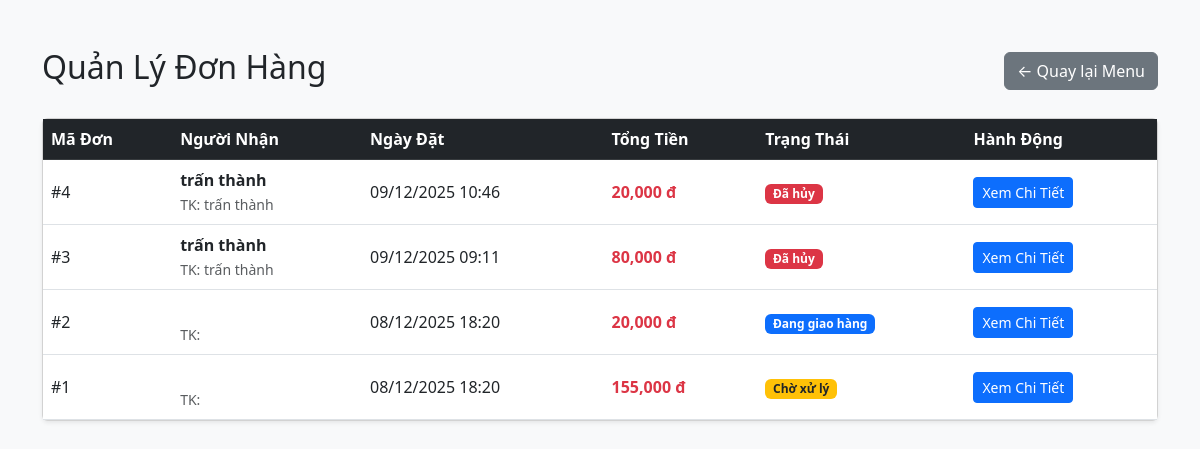
/admin/manage_orders.php (signed in), run on the app's committed database.
### tables this page shows
CREATE TABLE IF NOT EXISTS `orders` (
  `id` int NOT NULL AUTO_INCREMENT,
  `user_id` int DEFAULT NULL,
  `fullname` varchar(100) NOT NULL,
  `phone` varchar(20) NOT NULL,
  `address` varchar(255) NOT NULL,
  `total_price` decimal(10,0) DEFAULT NULL,
  `status` varchar(50) DEFAULT 'Pending',
  `created_at` timestamp NULL DEFAULT CURRENT_TIMESTAMP,
  PRIMARY KEY (`id`),
  KEY `user_id` (`user_id`)
);

CREATE TABLE IF NOT EXISTS `users` (
  `id` int NOT NULL AUTO_INCREMENT,
  `username` varchar(50) NOT NULL,
  `phone` varchar(20) DEFAULT NULL,
  `password` varchar(255) NOT NULL,
  `fullname` varchar(100) DEFAULT NULL,
  `full_name` varchar(100) DEFAULT NULL,
  `email` varchar(100) DEFAULT NULL,
  `role` tinyint DEFAULT '0',
  `created_at` timestamp NULL DEFAULT CURRENT_TIMESTAMP,
  `is_locked` tinyint DEFAULT '0' COMMENT '0: Hoạt động, 1: Bị khóa',
  PRIMARY KEY (`id`)
);

### admin/manage_orders.php (the view, shortened to what this page needs)
<?php
include '../includes/db.php';
$sql = "SELECT orders.*, users.fullname as user_account_name
        FROM orders
        LEFT JOIN users ON orders.user_id = users.id
        ORDER BY orders.id DESC";
try {
    $stmt = $conn->query($sql);
    $orders = $stmt->fetchAll();
} catch (PDOException $e) {
    $orders = [];
    echo "<script>alert('Lỗi tải danh sách đơn hàng!');</script>";
}
?>
<!DOCTYPE html>
<html lang="vi">
<head>
    <link href="https://cdn.jsdelivr.net/npm/bootstrap@5.3.0/dist/css/bootstrap.min.css" rel="stylesheet">
</head>
<body class="bg-light">
    <div class="container mt-5">
        <div class="d-flex justify-content-between align-items-center mb-4">
            <h2>Quản Lý Đơn Hàng</h2>
            <a href="index.php" class="btn btn-secondary">← Quay lại Menu</a>
        </div>
        <div class="card shadow-sm">
            <table class="table table-hover align-middle mb-0">
                <thead class="table-dark">
                    <tr>
                        <th>Mã Đơn</th>
                        <th>Người Nhận</th>
                        <th>Ngày Đặt</th>
                        <th>Tổng Tiền</th>
                        <th>Trạng Thái</th>
                        <th>Hành Động</th>
                    </tr>
                </thead>
                <tbody>
                    <?php if (count($orders) > 0): ?>
                        <?php foreach ($orders as $row):
                            $status = $row['status'];
                            $badge_color = 'bg-secondary';
                            $status_text = $status;
                            switch ($status) {
                                case 'Pending':
                                    $badge_color = 'bg-warning text-dark'; $status_text = 'Chờ xử lý'; break;
                                case 'Shipping':
                                    $badge_color = 'bg-primary'; $status_text = 'Đang giao hàng'; break;
                                case 'Cancelled':
                                    $badge_color = 'bg-danger'; $status_text = 'Đã hủy'; break;
                            }
                        ?>
                        <tr>
                            <td>#<?php echo $row['id']; ?></td>
                            <td>
                                <b><?php echo $row['fullname']; ?></b><br>
                                <small class="text-muted">TK: <?php echo $row['user_account_name']; ?></small>
                            </td>
                            <td><?php echo date('d/m/Y H:i', strtotime($row['created_at'])); ?></td>
                            <td class="fw-bold text-danger"><?php echo number_format($row['total_price']); ?> đ</td>
                            <td><span class="badge <?php echo $badge_color; ?>"><?php echo $status_text; ?></span></td>
                            <td>
                                <button type="button" class="btn btn-sm btn-primary" onclick="alert('Chức năng xem chi tiết đang phát triển hoặc chưa có file order_details.php')">Xem Chi Tiết</button>
                            </td>
                        </tr>
                        <?php endforeach; ?>
                    <?php else: ?>
                        <tr><td colspan="6" class="text-center p-4">Chưa có đơn hàng nào!</td></tr>
                    <?php endif; ?>
                </tbody>
            </table>
        </div>
    </div>
</body>
</html>

### data on the page
orders: id "4", fullname "trấn thành", user.fullname "trấn thành", created_at "09/12/2025 10:46", total_price "20,000", status "Đã hủy"
orders: id "3", fullname "trấn thành", user.fullname "trấn thành", created_at "09/12/2025 09:11", total_price "80,000", status "Đã hủy"
orders: id "2", created_at "08/12/2025 18:20", total_price "20,000", status "Đang giao hàng"
orders: id "1", created_at "08/12/2025 18:20", total_price "155,000", status "Chờ xử lý"
